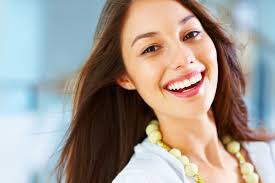
#> input picture images.jpg, 275 x 183 px, given in place of the camera
$ python obj.py   (older library calls are emulated)
#> lines starting #> are read from the running program, lines starting #| are printed output that depends on the picture; after the words box and inside, x2 and y2 are one past the last pixel; in counts of white or black regions, pixels touching at a corner belong together

import cv2

import numpy as np

cap = cv2.VideoCapture(0)

while True:
    ret, img = cap.read()
#> img is the input picture: shape (183, 275, 3); mean B, G, R 148.4, 155, 163.2
    gray = cv2.cvtColor(img,cv2.COLOR_BGR2GRAY)
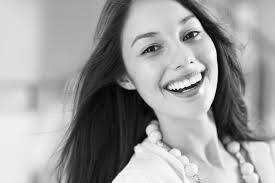
#> gray: shape (183, 275); min 1, max 254, mean 156.7
    img2 = cv2.GaussianBlur(gray,(5,5),0)
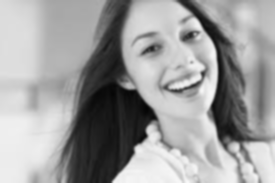
#> img2: shape (183, 275); min 5, max 248, mean 156.7
    ret, thresh = cv2.threshold(img2 ,127,255,cv2.THRESH_BINARY)
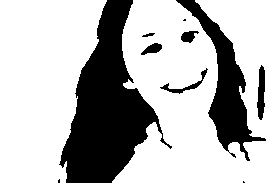
#> thresh: shape (183, 275); 72% white; 10 black regions (3 under 20 px), largest, box (x1, y1, x2, y2) and area: (59, 0, 172, 183) 9594, (176, 0, 266, 161) 3648, (257, 65, 265, 120) 318
    kernel = np.ones((5,5),np.uint8)

    erosion = cv2.erode(thresh,kernel,iterations=1)
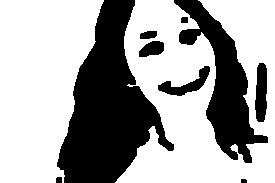
#> erosion: shape (183, 275); 64.9% white; 9 black regions, largest, box (x1, y1, x2, y2) and area: (57, 0, 174, 183) 10904, (174, 0, 268, 163) 5107, (255, 63, 267, 122) 590
    dilate = cv2.dilate(erosion,kernel,iterations=1)
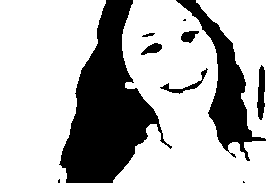
#> dilate: shape (183, 275); 71.8% white; 10 black regions (3 under 20 px)
    im2, contours, hierarchy = cv2.findContours(erosion, cv2.RETR_TREE, cv2.CHAIN_APPROX_SIMPLE)
#> contours = 7 contours; box (x1, y1, x2, y2) and area: (115, 0, 275, 183) 19434, (0, 0, 104, 183) 13948, (254, 62, 268, 123) 654, (157, 65, 211, 97) 615, (138, 40, 165, 58) 322, (139, 30, 158, 40) 135, (180, 16, 189, 24) 52
    print(contours)
#> (printed output is left out)
    cv2.drawContours(img,contours,-1,(255,0,0),2)
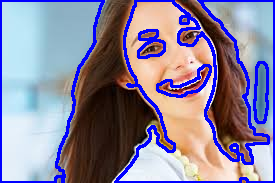
#> img: shape (183, 275, 3); 12.75% of pixels changed, all inside (x1, y1, x2, y2) = (0, 0, 275, 183)
    cv2.imshow("FINAL",img)
    if cv2.waitKey(1)==27:
#> (key Esc is pressed here)
        break
cap.release()
cv2.destroyAllWindows()
